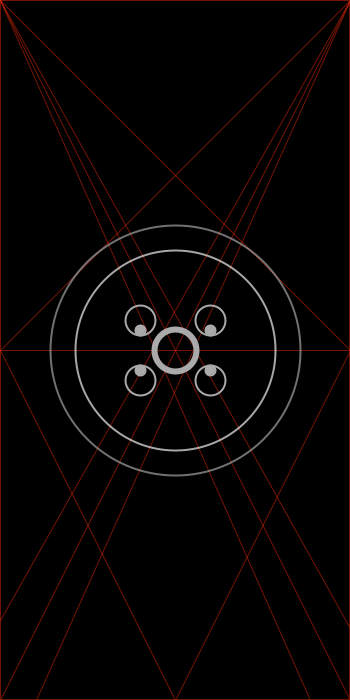
Frame 1 (no input)
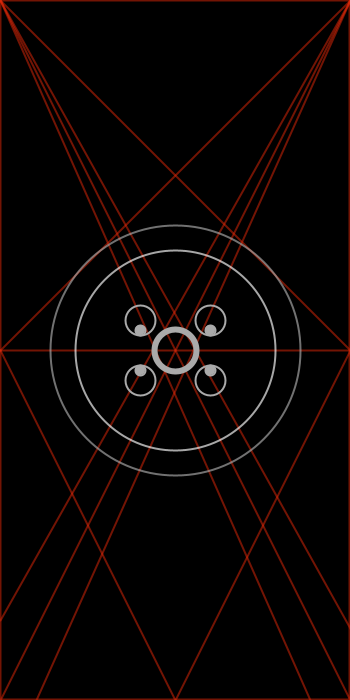
Frame 2 (the mouse pressed at the canvas centre, redrawn once)

The Processing sketch that drew these frames (run headless with seeded random() and noise(); the mouse was pressed at the canvas centre and the sketch redrawn once):

// Processing sketch: processing_25094
// ── processing_25094.pde

//import processing.pdf.*;

void setup() {
size(350, 700 );
noLoop();
//beginRecord(PDF, "filename.pdf"); 
}



void draw() {
  background(0);
  smooth();
stroke(225, 40, 8, 130);
noFill();
rect(0, 0, 349, 699);

stroke(225, 40, 8, 130);
line(0,0,350,700);
line(0,0,390,700);
line(0,0,310,700);
line(0,0, 350, 350);

line(350,0, 0, 700);
line(350, 0, 0,780);
line(350,0,0,620);
line(350,0,0,350);
line(0,350,350, 350);

line(0,350,175,700);
line(350,350, 175, 700);


stroke(170);
strokeWeight(6);
ellipse(175, 350, 42, 42);

strokeWeight(2);
ellipse(140,320, 30, 30);
ellipse(210, 320, 30, 30);

ellipse(140,380, 30, 30);
ellipse(210, 380, 30, 30);

fill(170);
ellipse(140,330, 10, 10);
ellipse(210,330, 10, 10);

ellipse(140,370, 10, 10);
ellipse(210, 370, 10, 10);

noFill();
stroke(250, 170);
ellipse(175, 350, 200, 200);
stroke(170,170);
ellipse(175, 350, 250, 250);

//endRecord();

}
